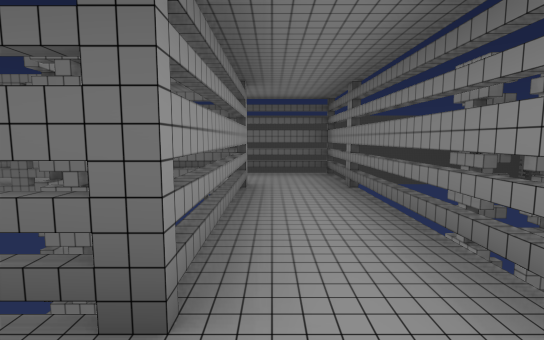
view 1 (above)

18 first-person views from a walk through a 3-D level made in the Unity game engine. The camera is 1.4 m above the floor, tilts 6° down and sees 85° across. The floor is counted in squares, 2 m on a side. Each view is taken from the middle of a square. On the plan, view 1 faces up. The plan holds only what a view shows up to about 10 squares ahead; the rest is blank. The place goes on beyond the plan. The player character is not drawn.

view 2
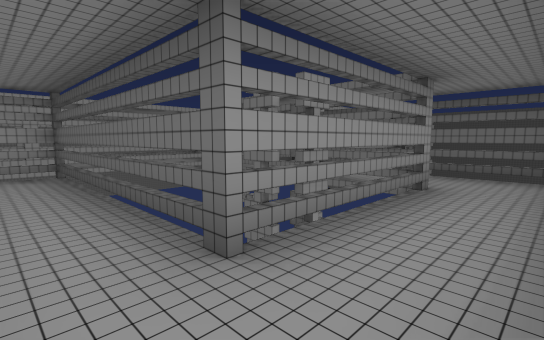

view 3
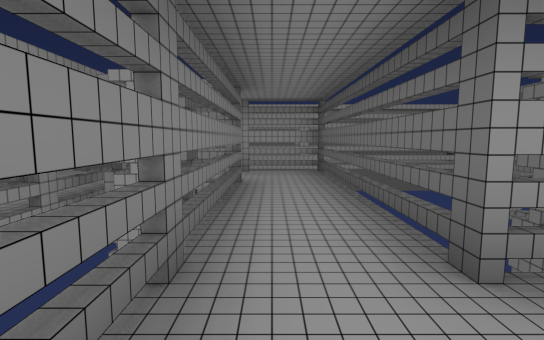

view 4
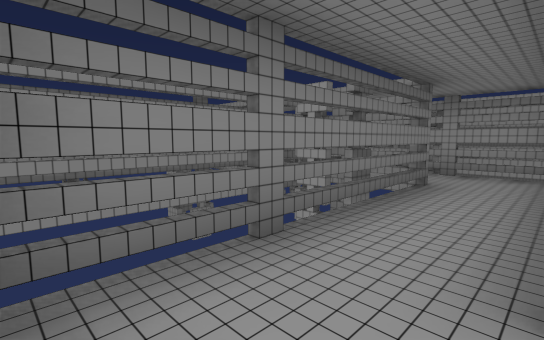

view 5
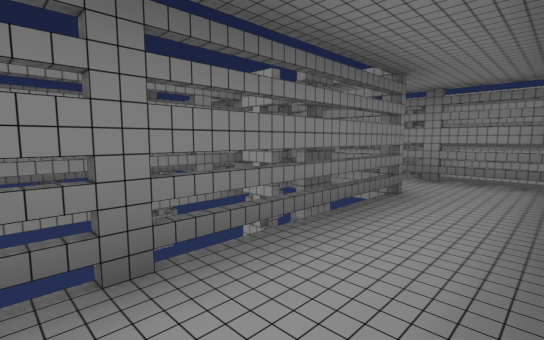

view 6
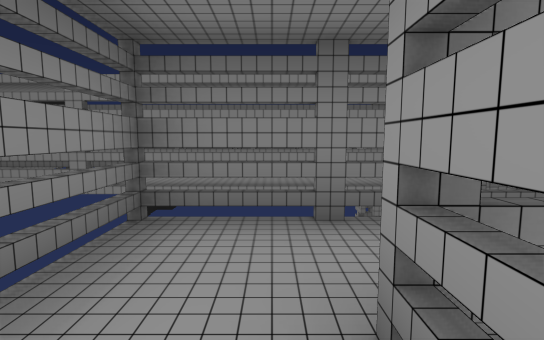

view 7
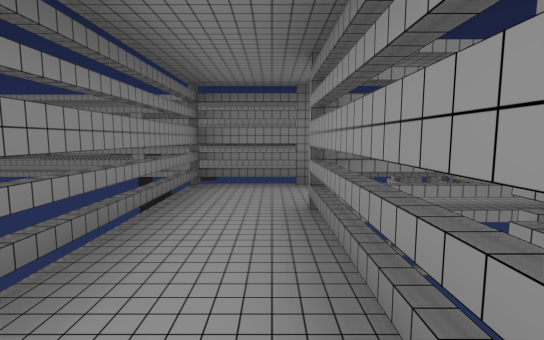

view 8
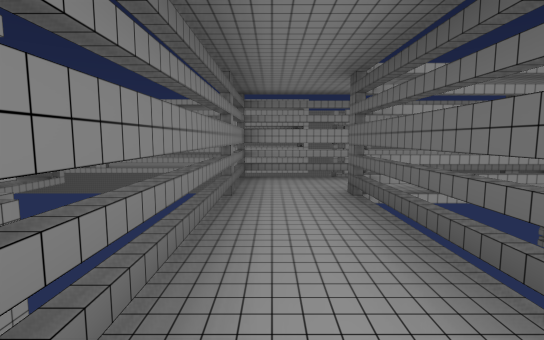

view 9
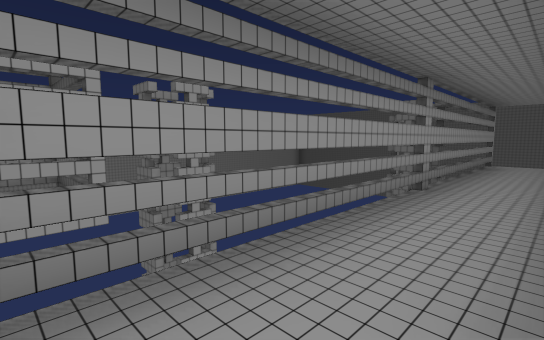

view 10
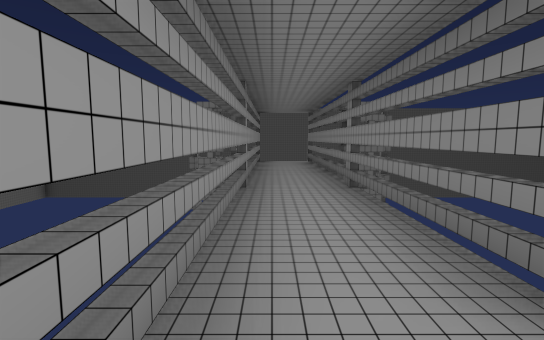

view 11
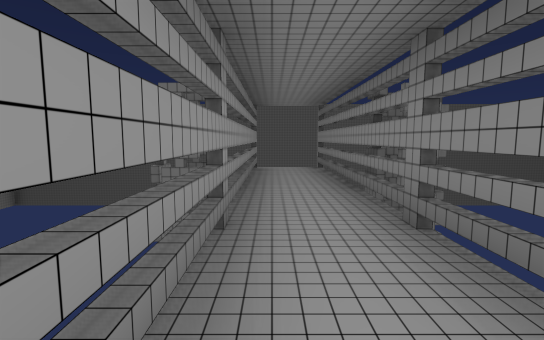

view 12
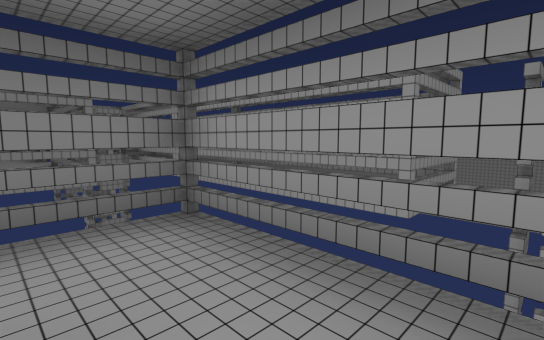

view 13
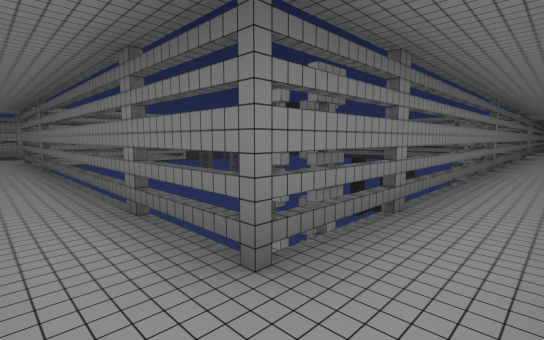

view 14
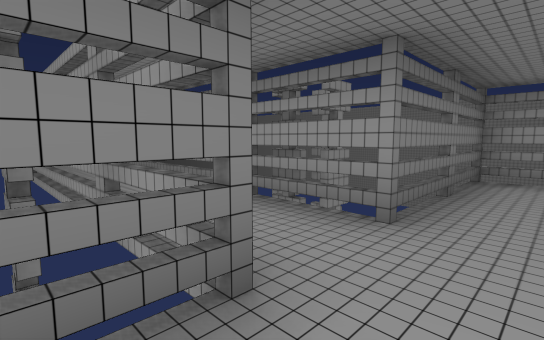

view 15
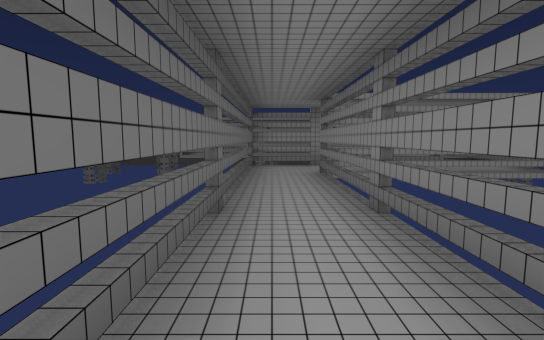

view 16
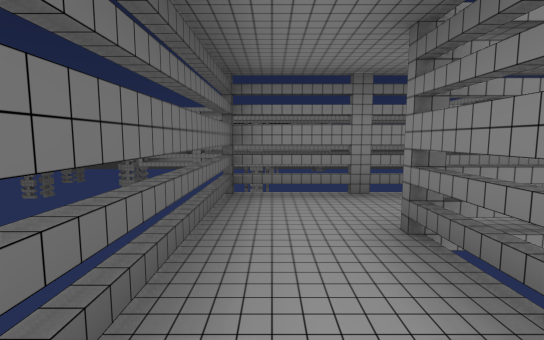

view 17
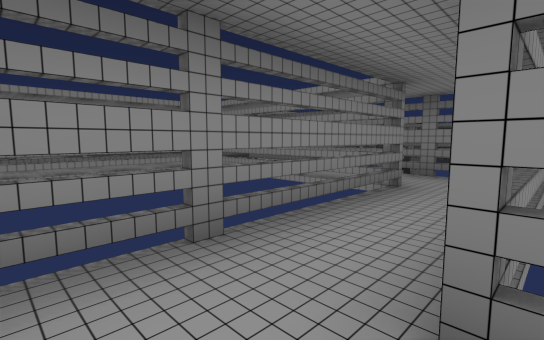

view 18
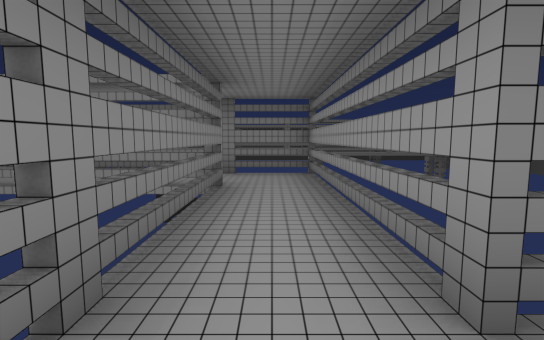

### Floor plan
Key: @ floor where view 1 was taken; # wall or solid block; x gap in a wall; . floor; T thing the floor can be seen under or through; O other object.
Columns run from 9 left of view 1 to 14 right of it. Each row starts with its distance up from view 1.
 14    #..#
 13    #..#
 12   OO..O
 11   OO..O
 10    #..#
  9    #..#
  8    #..#
  7    #..#
  6 ##T#..####x
  5 #.T#.......#
  4 #.TTTTT##..#
  3 #.T    OO..OO
  2 #.T    ##..O
  1 #.TTTT###..#
  0 # TT.....@.#          #
 -1 # #O..######          #
 -2 # #O..O###########    #
 -3 #................#    #.
 -4 ####..########TT.#    #.
 -5   OO..OO       T.#    #.
 -6   OO..OO       T.T    #.
 -7    #..#        T.TTTT##.
 -8     ..#        T.......
 -9     ..#        ########
-10     ..#
-11     ..#
-12     ..#
-13     ..#
-14      .#
-15      .#

Where each view was taken, in squares from view 1:
view 1: 0 up, 0 right, facing up
view 2: 0 up, 1 right, facing up-left
view 3: 0 up, 1 right, facing left
view 4: 1 up, 1 right, facing down-left
view 5: 1 up, 0 right, facing down-left
view 6: 2 up, 0 right, facing down
view 7: 4 up, 0 right, facing down
view 8: 5 up, 0 right, facing left
view 9: 5 up, 4 left, facing up-left
view 10: 5 up, 5 left, facing up
view 11: 7 up, 5 left, facing up
view 12: 7 up, 4 left, facing down-left
view 13: 3 down, 5 left, facing down-right
view 14: 3 down, 3 left, facing down-left
view 15: 3 down, 0 right, facing right
view 16: 3 down, 4 right, facing right
view 17: 3 down, 6 right, facing down-right
view 18: 3 down, 7 right, facing down
